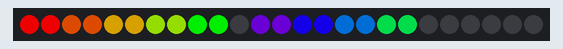
Recording of a sketch running on a simulated Arduino Uno, built with avr-gcc and run on an emulated ATmega328P. Parts: 25 RGB LEDs in strip order, left to right. Dim RGB values are drawn brighter than linear.

Above: at 0.01 s.
At 4.52 s:
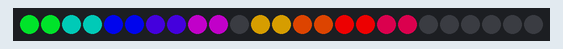
At 9.15 s:
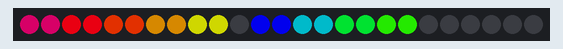
At 18.29 s:
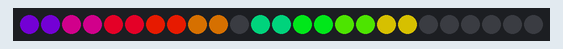
At 27.44 s:
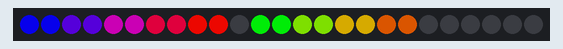
At 36.6 s:
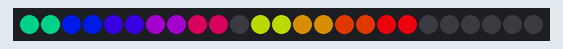

The sketch:

HouseNumber.ino
```cpp
/*
 *
 */
#include <FastLED.h>

#define LED_TYPE    P9813 // FastLED config
#define COLOR_ORDER RGB
#define DATA_PIN    11    // SPI pins
#define CLOCK_PIN   13
#define MAX_LEDS    25    // how many in the string
#define DULL_NDX    0     // starting led
#define DULL_LEDS   (5 * 2) // # we are using
#define ADDR_OFST   1     // starting led offset distance
#define ADDR_LEDS   (4 * 2) // # we are using
#define FPS         25    // frames / second
#define BRIGHTNESS  200   // don't crank it all the way!
#define hStep       24    // distance between HSV colors

CRGB leds[MAX_LEDS];

void setup()
{
  // put your setup code here, to run once:
  FastLED.addLeds<LED_TYPE, DATA_PIN, CLOCK_PIN, COLOR_ORDER>(leds, MAX_LEDS);
  FastLED.setBrightness(BRIGHTNESS);

  uint8_t i;
  for (i=0; i<MAX_LEDS; i++)
  {
    leds[i] = CRGB::Black;
  }
  FastLED.show();
}

void loop()
{
  static uint8_t hue = 0;

  // put your main code here, to run repeatedly:
  uint8_t i, ndx, start;
  ndx = hue++;

  start = DULL_NDX;
  for (i=0; i<DULL_LEDS; /* */)
  {
    leds[start + i++] = CHSV(ndx, 255, 255);
    leds[start + i++] = CHSV(ndx, 255, 255);
    ndx += hStep;
  }
  start = DULL_NDX + DULL_LEDS + ADDR_OFST;
  for (i=ADDR_LEDS; i>0; /* */)
  {
    leds[start + --i] = CHSV(ndx, 255, 255);
    leds[start + --i] = CHSV(ndx, 255, 255);
    ndx += hStep;
  }
  FastLED.show();

  delay(1000 / FPS);
}
```
